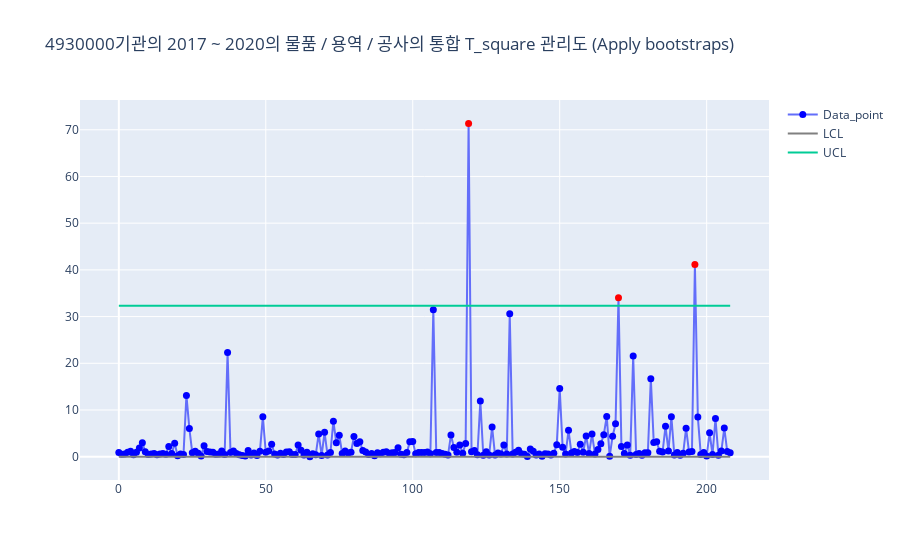

This figure's notebook cell:
### Code cell
a, lst_out ,c ,df_except,d= t_square_interpret('4930000',1000,alpha=0.01)
c
# t_square_interpret('7900038',alpha=0.01)

### Figure 1 — Plotly figure (JSON) as saved in the notebook; plotly's stock layout.template omitted (floating-point values rounded to 4 significant figures; data arrays with more than 128 entries replaced by an {"elided": "..."} marker saying what was removed)
{"data": [{"marker": {"color": {"elided": "209 str values"}, "size": 7}, "mode": "lines+markers", "name": "Data_point", "text": {"elided": "209 str values"}, "type": "scatter", "x": {"elided": "209 int values"}, "y": {"elided": "209 float values"}}, {"marker": {"color": "gray"}, "mode": "lines", "name": "LCL", "type": "scatter", "x": {"elided": "209 int values"}, "y": {"elided": "209 int values"}}, {"mode": "lines", "name": "UCL", "type": "scatter", "x": {"elided": "209 int values"}, "y": {"elided": "209 float values"}}], "layout": {"title": {"text": "4930000기관의 2017 ~ 2020의 물품 / 용역 / 공사의 통합 T_square 관리도 (Apply bootstraps)"}}}
